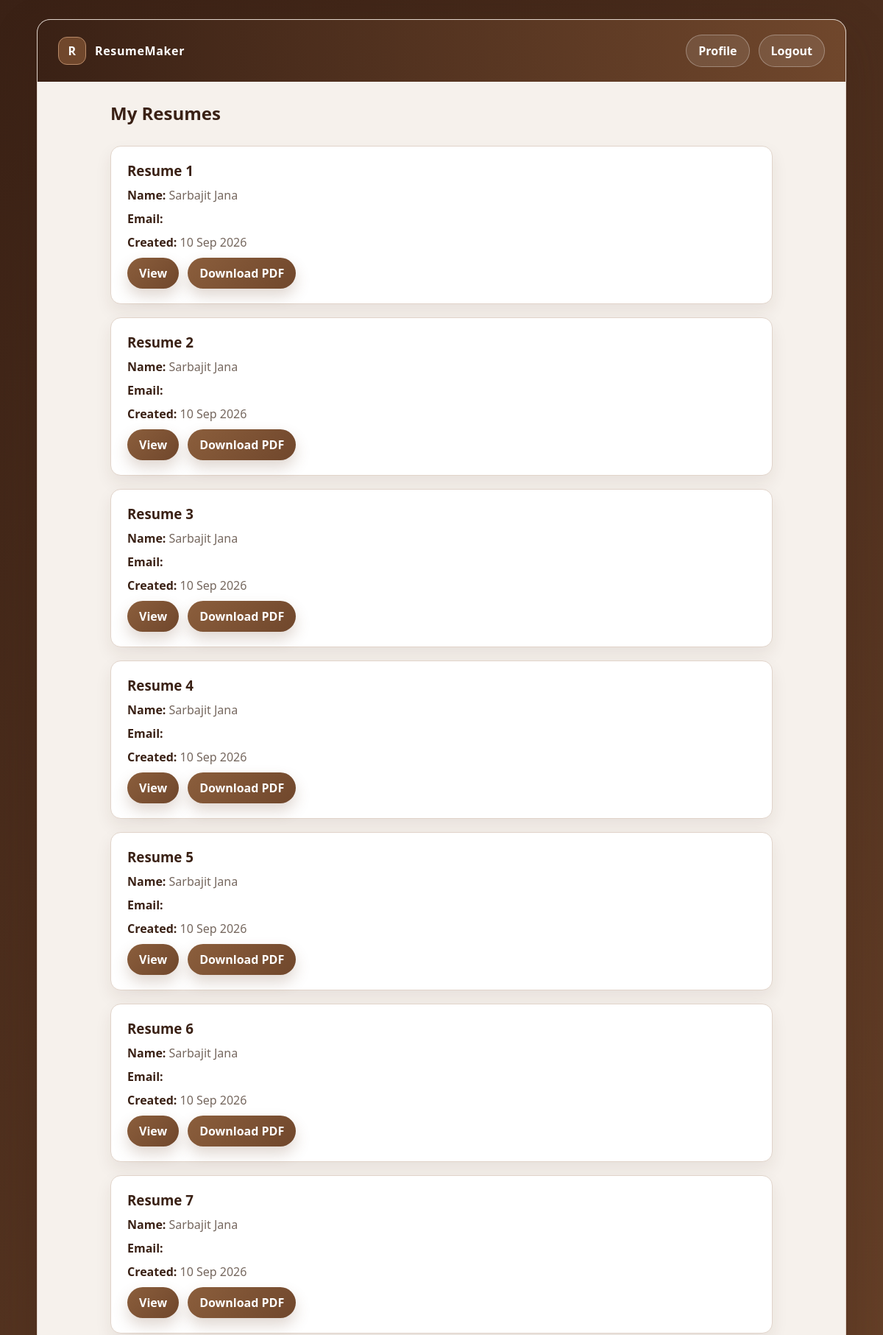
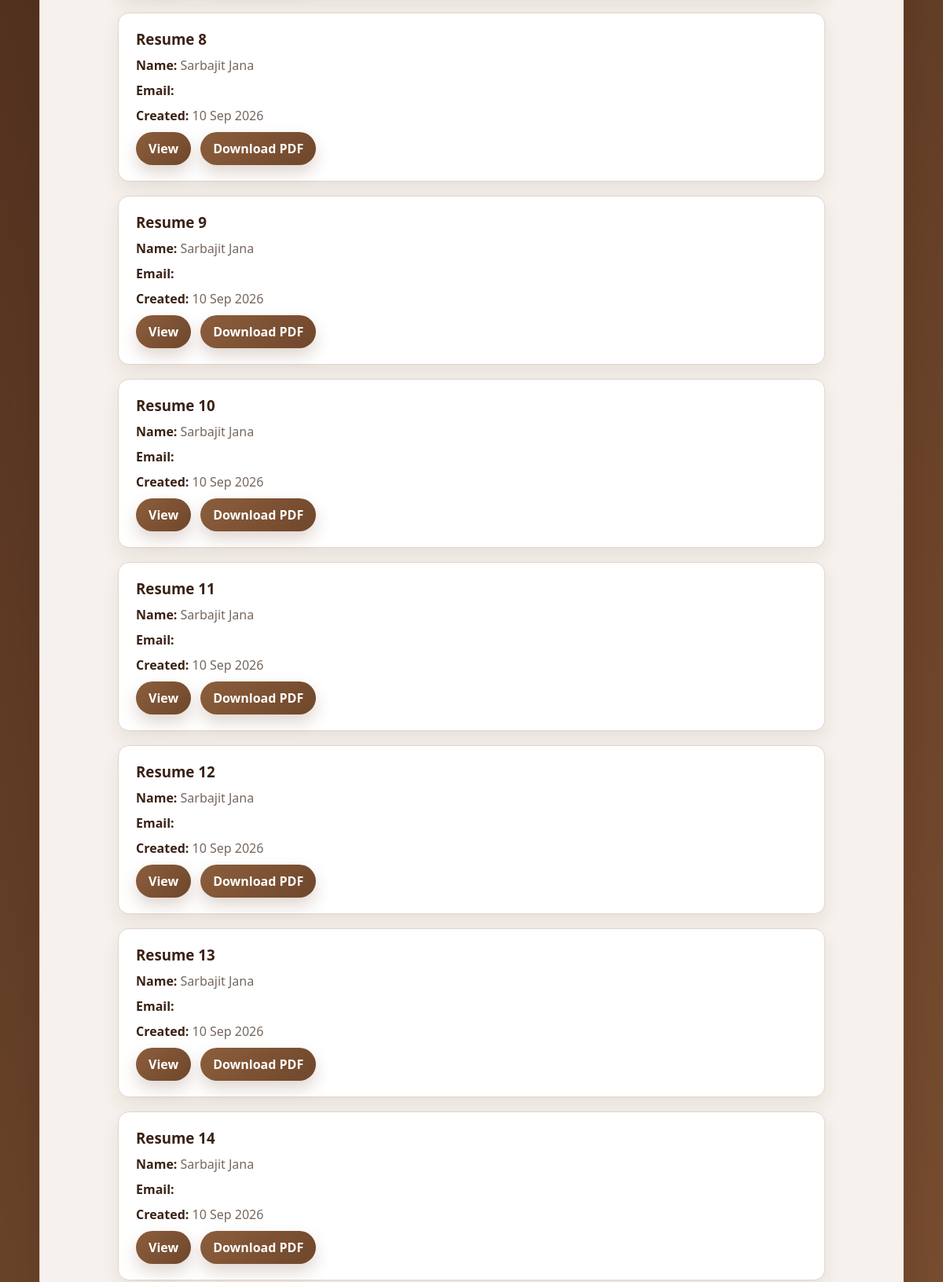
Page /show/ (signed in, upper part) on the committed database (2 pictures, top to bottom).
### mysite/models.py (models this page shows, shortened)
class Resume(models.Model):
    name = models.CharField(max_length=100)
    dob = models.DateField()
    email = models.EmailField()
    phone = models.CharField(max_length=15)
    address = models.CharField(max_length=255)
    professional_summary = models.TextField(blank=True)
    company = models.CharField(max_length=100, blank=True)
    job_title = models.CharField(max_length=100, blank=True)
    duration = models.CharField(max_length=100, blank=True)
    experience_describtion = models.TextField(blank=True)
    college = models.CharField(max_length=150, blank=True)
    degree = models.CharField(max_length=100, blank=True)
    passing_year = models.CharField(max_length=20, blank=True)
    skill1 = models.CharField(max_length=100, blank=True)
    skill2 = models.CharField(max_length=100, blank=True)
    skill3 = models.CharField(max_length=100, blank=True)
    skill4 = models.CharField(max_length=100, blank=True)
    project_name = models.CharField(max_length=150, blank=True)
    project_description = models.TextField(blank=True)
    template = models.CharField(max_length=10)
    created_at = models.DateTimeField(auto_now_add=True)

### mysite/views.py (the view)
# urls.py: path("show/", views.show, name="show"),
def show(request):
    if not request.user.is_authenticated:
        return redirect("fastpage")
    name = request.session.get("name")
    dob = request.session.get("dob")
    if not name or not dob:
        return redirect("fastpage")
    resumes = Resume.objects.filter(name=name, dob=dob).order_by("-created_at")
    return render(request, "show.html", {"resumes": resumes})

### templates/show.html (shortened to what this page needs)
{% load static %}
<!doctype html>
<html lang="en">
  <head>
    <link rel="stylesheet" href="{% static 'css/show.css' %}" />
  </head>
  <body>
    <div class="profile-page">
      <div class="profile-shell">
        <div class="profile-header">
          <div class="brand">
            <div class="brand-mark">R</div>
            <span>ResumeMaker</span>
          </div>
          <div class="header-actions">
            <a href="{% url 'profile' %}" class="header-btn"> Profile </a>
            <a href="{% url 'logout' %}" class="header-btn"> Logout </a>
          </div>
        </div>
        <div class="profile-body">
          <main class="content-panel">
            <h2 class="section-title">My Resumes</h2>
            {% if resumes %} {% for resume in resumes %}
            <div class="panel-card">
              <h3 class="section-title">Resume {{ forloop.counter }}</h3>
              <p>
                <strong>Name:</strong>
                {{ resume.name }}
              </p>
              <p>
                <strong>Email:</strong>
              </p>
              <p>
                <strong>Created:</strong>
                {{ resume.created_at|date:"d M Y" }}
              </p>
              <div class="header-actions">
                <a href="{% url 'view_resume' resume.id %}" class="header-btn">
                  View
                </a>
                <a
                  href="{% url 'download_resume_pdf' resume.id %}"
                  class="header-btn"
                  target="_blank"
                >
                  Download PDF
                </a>
              </div>
            </div>
            {% endfor %} {% else %}
            <div class="panel-card">
              <h3 class="section-title">No Resume Found</h3>
              <p>You have not created any resume yet.</p>
            </div>
            {% endif %}
          </main>
        </div>
      </div>
    </div>
  </body>
</html>

### static/css/show.css (style rules this page uses)
* { box-sizing: border-box; margin: 0; padding: 0; }
body { background: #F6F1EC; color: #2B1B14; font-family: "Segoe UI", Tahoma, Geneva, Verdana, sans-serif; }
.profile-page { min-height: 100vh; background: linear-gradient(135deg, #3A2115 0%, #70472C 50%, #9A6845 100%); padding: 26px 18px; display: flex; align-items: center; justify-content: center; }
.profile-shell { width: min(1100px, 100%); background: rgba(255, 255, 255, 0.96); border: 1px solid #E1D4CA; box-shadow: 0 24px 60px rgba(58, 33, 21, 0.25); border-radius: 18px; overflow: hidden; }
.profile-header { background: linear-gradient(90deg, #3A2115 0%, #70472C 100%); padding: 20px 28px; display: flex; align-items: center; justify-content: space-between; gap: 18px; }
.brand { display: flex; align-items: center; gap: 12px; color: #FFFFFF; font-weight: 700; letter-spacing: 0.04em; }
.brand-mark { width: 38px; height: 38px; border-radius: 12px; display: grid; place-items: center; background: #70472C; border: 1px solid #B98A68; color: #FFFFFF; font-weight: 700; }
.header-actions { display: flex; align-items: center; gap: 12px; flex-wrap: wrap; }
.profile-header .header-btn { display: inline-flex; align-items: center; justify-content: center; padding: 10px 16px; border-radius: 999px; text-decoration: none; background: rgba(255, 255, 255, 0.10); border: 1px solid rgba(255, 255, 255, 0.30); color: #FFFFFF; font-weight: 600; }
.profile-body { background: #F6F1EC; padding: 26px 20px; }
.content-panel { width: min(900px, 100%); margin: 0 auto; display: grid; gap: 18px; }
.section-title { color: #3A2115; margin-bottom: 10px; }
.panel-card { width: 100%; background: #FFFFFF; border: 1px solid #E1D4CA; box-shadow: 0 10px 22px rgba(58, 33, 21, 0.08); border-radius: 14px; padding: 20px 22px; }
.panel-card .section-title { color: #3A2115; }
.panel-card p { color: #75675E; margin: 10px 0; }
.panel-card p strong { color: #3A2115; }
.panel-card .header-btn { background: linear-gradient(135deg, #8B5E3C 0%, #70472C 100%); color: #FFFFFF; box-shadow: 0 10px 20px rgba(112, 71, 44, 0.22); display: inline-flex; align-items: center; justify-content: center; padding: 10px 16px; border-radius: 999px; text-decoration: none; font-weight: 600; }

### rows in the picture
Resume: name "Sarbajit Jana", created_at "10 Sep 2026"
Resume: name "Sarbajit Jana", created_at "10 Sep 2026"
Resume: name "Sarbajit Jana", created_at "10 Sep 2026"
Resume: name "Sarbajit Jana", created_at "10 Sep 2026"
Resume: name "Sarbajit Jana", created_at "10 Sep 2026"
Resume: name "Sarbajit Jana", created_at "10 Sep 2026"
Resume: name "Sarbajit Jana", created_at "10 Sep 2026"
Resume: name "Sarbajit Jana", created_at "10 Sep 2026"
Resume: name "Sarbajit Jana", created_at "10 Sep 2026"
Resume: name "Sarbajit Jana", created_at "10 Sep 2026"
Resume: name "Sarbajit Jana", created_at "10 Sep 2026"
Resume: name "Sarbajit Jana", created_at "10 Sep 2026"
Resume: name "Sarbajit Jana", created_at "10 Sep 2026"
Resume: name "Sarbajit Jana", created_at "10 Sep 2026"
